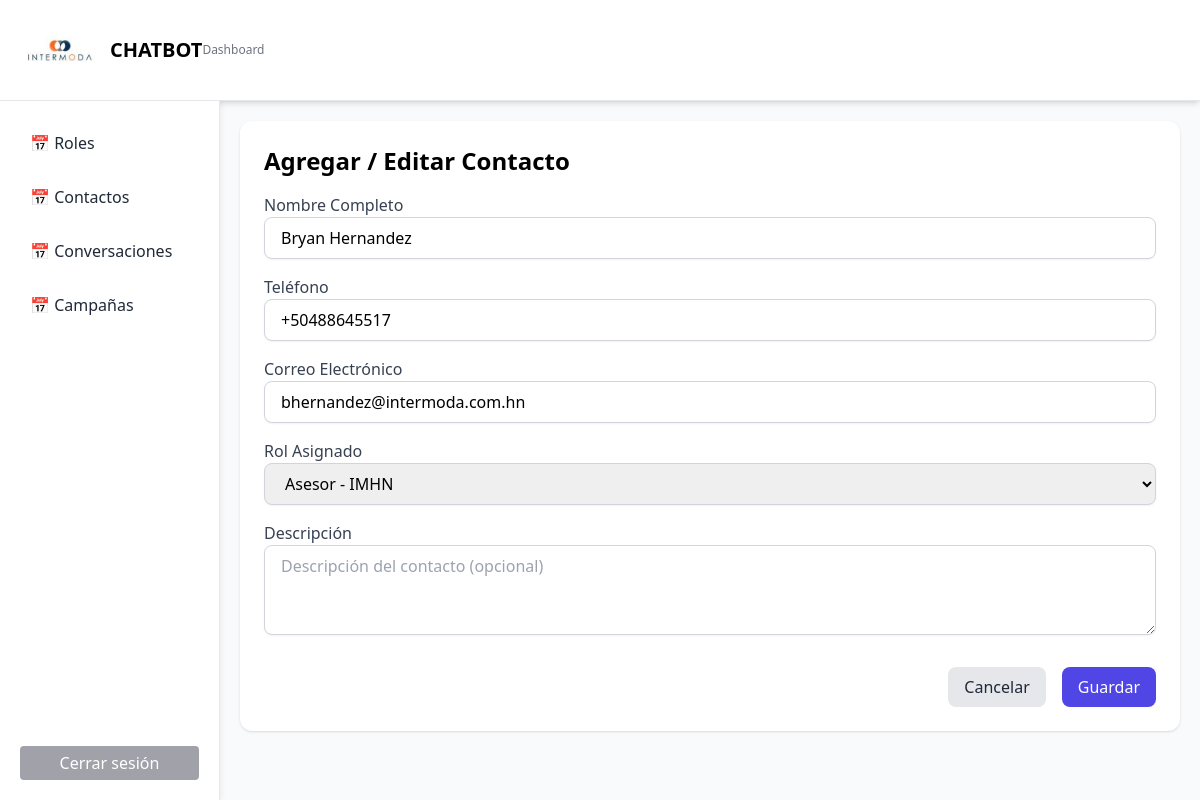
Screenshot of /contactos/update/8/ (signed in) with the database file from the repository.
### dashboard/models.py (models this page shows, shortened)
class Contacto(models.Model):
    nombre = models.CharField(max_length=200)
    rol = models.ForeignKey(Rol, on_delete=models.CASCADE)
    telefono = models.CharField(
        max_length=20,
        validators=[
            RegexValidator(
                regex=r'^\+?\d{3,4}[-\s]?\d{4,}$',
                message="Formato inválido. Ejemplo: +504 31821111"
            )
        ],
        help_text="Ejemplo: +504 31821111",
        blank=True, null=True, default=''
    )
    correo = models.EmailField(
        max_length=254,
        blank=True, null=True, default=''
    )
    idRol = models.PositiveIntegerField(
        help_text="Ingrese el ID de un rol existente",
        blank=True, null=True, default=0
    )
    descripcion = models.TextField(
        blank=True, null=True, default=''
    )
    fecha_creacion = models.DateTimeField(auto_now_add=True)
    fecha_modificacion = models.DateTimeField(auto_now=True)

class Rol(models.Model):
    class Regiones(models.TextChoices):
        IMHN = 'IMHN', 'IMHN'
        IMGT = 'IMGT', 'IMGT'
        IMCR = 'IMCR', 'IMCR'
        IMSL = 'IMSL', 'IMSL'
        CA = 'CA', 'CA'
    rol = models.CharField(max_length=100)
    servicio = models.URLField(max_length=200)
    region = models.CharField(
        max_length=10,
        choices=Regiones.choices,
        default=Regiones.IMHN,
        help_text="Región"
    )
    fecha_creacion = models.DateTimeField(auto_now_add=True, null=True, blank=True)
    fecha_modificacion = models.DateTimeField(auto_now=True, null=True, blank=True)
    def __str__(self):
        return f"{self.rol} - {self.region}"

### dashboard/views.py (the view)
# urls.py: path('contactos/update/<int:id>/', views.contactos_update, name='contactos_update'),
@login_required
@never_cache
def contactos_update(request, id):
    contacto = get_object_or_404(Contacto, id=id)
    if request.method == 'POST':
        form = ContactoForm(request.POST, instance=contacto)
        if form.is_valid():
            form.save()
            return redirect('contactos_list')
    else:
        form = ContactoForm(instance=contacto)
    return render(request, 'contactos_form.html', {'form': form})

### dashboard/forms.py
class ContactoForm(forms.ModelForm):
    class Meta:
        model = Contacto
        fields = ['nombre', 'rol', 'telefono', 'correo', 'idRol', 'descripcion']  # ✅ nuevos campos
        widgets = {
            'nombre': forms.TextInput(attrs={
                'class': tailwind_input_classes,
                'placeholder': 'Nombre completo'
            }),
            'rol': forms.Select(attrs={
                'class': tailwind_input_classes
            }),
            'telefono': forms.TextInput(attrs={
                'class': tailwind_input_classes,
                'placeholder': 'Ej. +504 31821111'
            }),
            'correo': forms.EmailInput(attrs={
                'class': tailwind_input_classes,
                'placeholder': 'Correo electrónico'
            }),
            'idRol': forms.NumberInput(attrs={
                'class': tailwind_input_classes,
                'placeholder': 'ID del Rol existente'
            }),
            'descripcion': forms.Textarea(attrs={
                'class': tailwind_input_classes,
                'placeholder': 'Descripción del contacto (opcional)',
                'rows': 3
            }),
        }

### dashboard/templates/contactos_form.html (shortened to what this page needs)
{% extends 'base.html' %}
{% block content %}
<div class="p-6 bg-white rounded-xl shadow">
  <h1 class="text-2xl font-semibold mb-4">Agregar / Editar Contacto</h1>
  <form method="POST" class="space-y-4">
    <div>
      <label class="block font-medium text-gray-700">Nombre Completo</label>
      {{ form.nombre }}
    </div>
    <div>
      <label class="block font-medium text-gray-700">Teléfono</label>
      {{ form.telefono }}
    </div>
    <div>
      <label class="block font-medium text-gray-700">Correo Electrónico</label>
      {{ form.correo }}
    </div>
    <div>
      <label class="block font-medium text-gray-700">Rol Asignado</label>
      {{ form.rol }}
    </div>
    <div>
      <label class="block font-medium text-gray-700">Descripción</label>
      {{ form.descripcion }}
    </div>
    <div class="flex justify-end gap-4 pt-4">
      <a href="{% url 'contactos_list' %}" class="bg-gray-200 hover:bg-gray-300 text-gray-800 px-4 py-2 rounded-lg">Cancelar</a>
      <button type="submit" class="bg-indigo-600 hover:bg-indigo-700 text-white px-4 py-2 rounded-lg">Guardar</button>
    </div>
  </form>
</div>
{% endblock %}

### rows the page displays
Contacto: nombre "Bryan Hernandez", telefono "+50488645517", correo "bhernandez@intermoda.com.hn"
Rol: rol "Asesor - IMHN"
